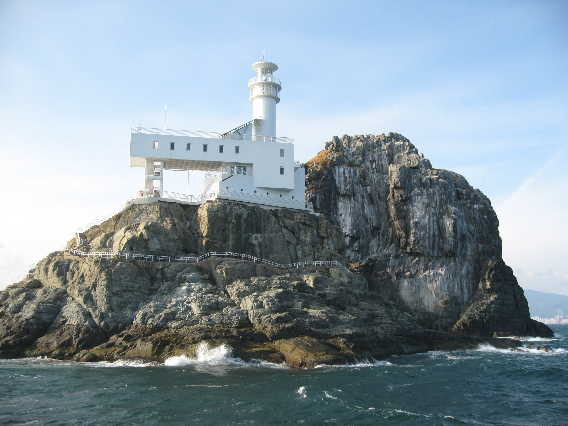
%> input picture Lec040506_[code]IntensityTransformation_SpatialFiltering/Lighthouse.tif, 568 x 426 px
$ octave test.m   (GNU Octave 9; MATLAB toolbox functions it lacks are replaced by stand-ins)
%> lines starting %> are read from the running program, lines starting %| are printed output that depends on the picture; in (x1, y1, x2, y2) boxes, pixels count from 0 and x2, y2 are one past the last pixel; in counts of white or black regions, pixels touching at a corner belong together; the program's own positions count from 1

f = imread('Lighthouse.tif');
%> f is the input picture: size 426x568x3 uint8; mean R, G, B 136.1, 152.1, 161.8
f_gray = rgb2gray(f);
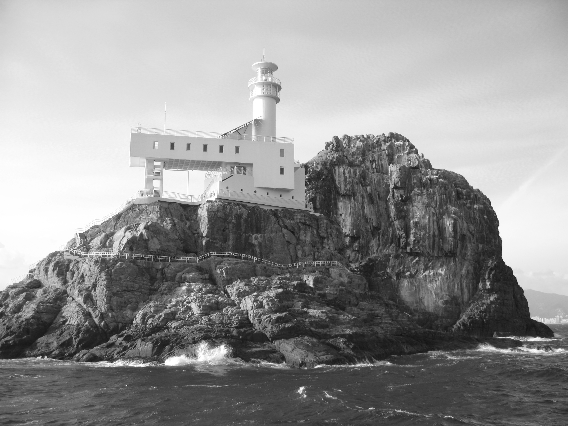
%> f_gray: size 426x568 uint8; min 13, max 255, mean 148.4
f_gray = (f_gray);

f_min = min(min(f_gray));
%> f_min = 13
f_max = max(max(f_gray));
%> f_max = 255

g = (f_gray - f_min)/(f_max-f_min) * 255;
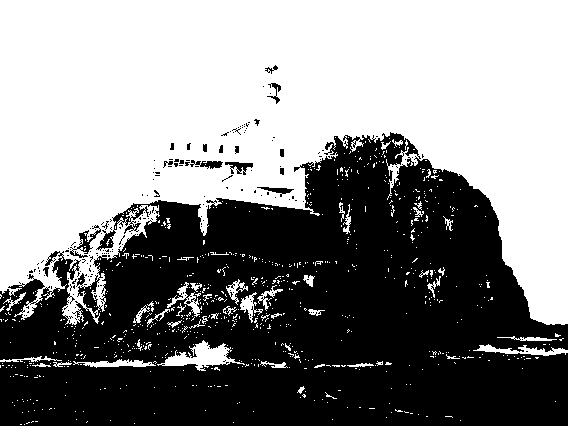
%> g: size 426x568 uint8; 53.6% white; 209 black regions (191 under 20 px), largest, box (x1, y1, x2, y2) and area: (0, 132, 568, 426) 110520, (70, 225, 101, 258) 275, (225, 162, 253, 175) 180

g_min = min(min(g));
%> g_min = 0
g_max = max(max(g));
%> g_max = 255

figure(1);
imshow(uint8(f_gray));

figure(2);
imshow(uint8(g));

$ run again, with Lec040506_[code]IntensityTransformation_SpatialFiltering/Flower.tif copied over Lec040506_[code]IntensityTransformation_SpatialFiltering/Lighthouse.tif
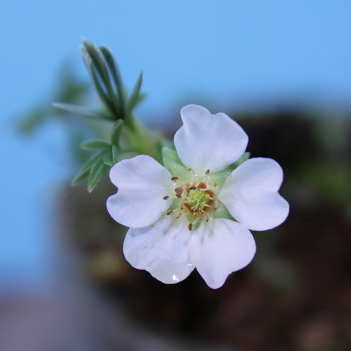
%> input picture Lec040506_[code]IntensityTransformation_SpatialFiltering/Flower.tif, 351 x 351 px
%> f is the input picture: size 351x351x3 uint8; mean R, G, B 97.2, 122.1, 149.1
%> `f_gray = rgb2gray(f);`:
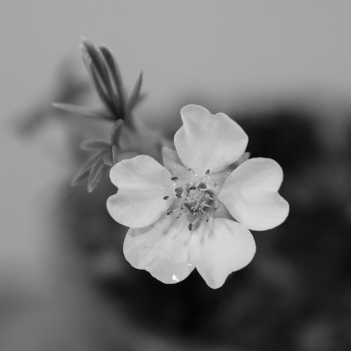
%> f_gray: size 351x351 uint8; min 2, max 255, mean 117.7
%> f_min = 2
%> f_max = 255
%> `g = (f_gray - f_min)/(f_max-f_min) * 255;`:
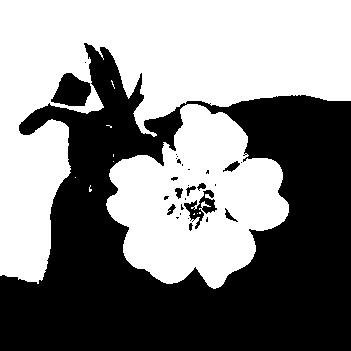
%> g: size 351x351 uint8; 52% white; 29 black regions (19 under 20 px), largest, box (x1, y1, x2, y2) and area: (0, 43, 351, 351) 57386, (51, 73, 91, 106) 897, (184, 190, 217, 229) 449
%> g_min = 0
%> g_max = 255

$ run again, with Lec040506_[code]IntensityTransformation_SpatialFiltering/Heaveng.tif copied over Lec040506_[code]IntensityTransformation_SpatialFiltering/Lighthouse.tif
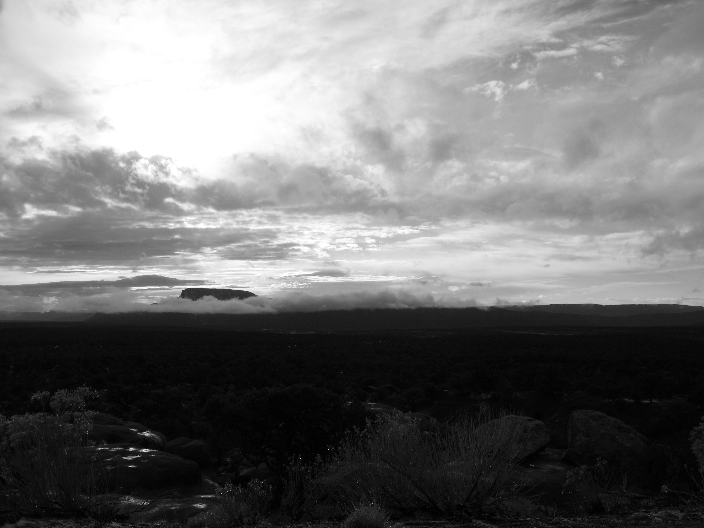
%> input picture Lec040506_[code]IntensityTransformation_SpatialFiltering/Heaveng.tif, 704 x 528 px
%> f is the input picture: size 528x704 uint8; min 0, max 255, mean 117.2
%> f_min = 0
%> f_max = 255
%> `g = (f_gray - f_min)/(f_max-f_min) * 255;`:
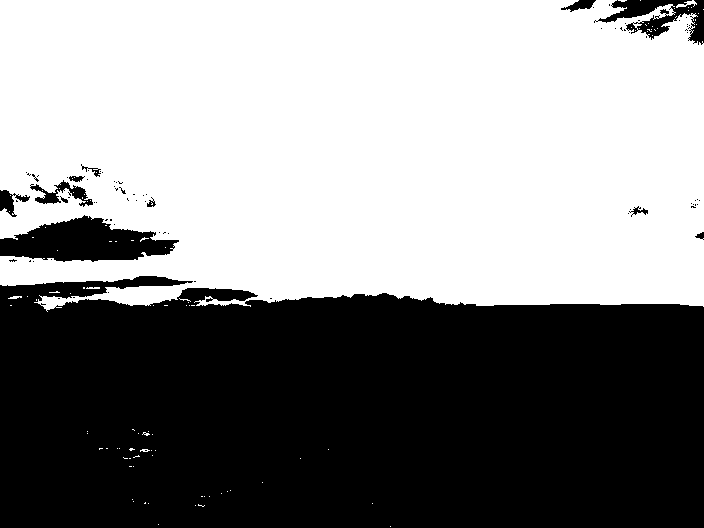
%> g: size 528x704 uint8; 54.1% white; 80 black regions (68 under 20 px), largest, box (x1, y1, x2, y2) and area: (0, 276, 704, 528) 161744, (0, 215, 179, 262) 5120, (594, 0, 704, 45) 2062
%> g_min = 0
%> g_max = 255
